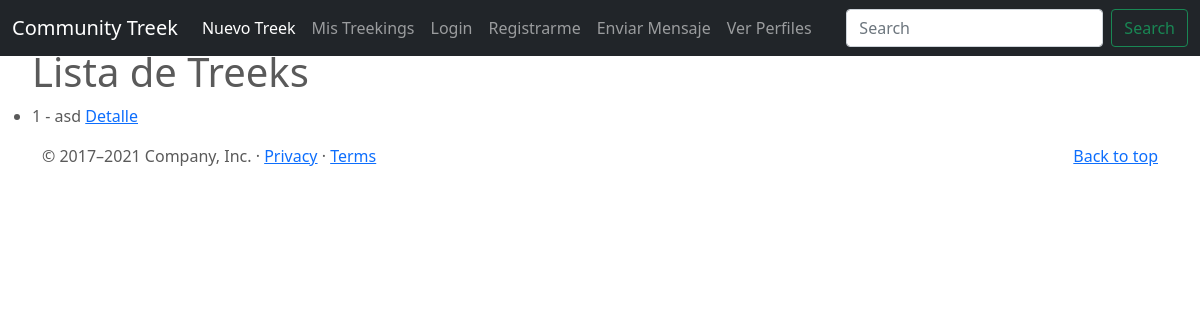
Page /post/list on the earlier database version.
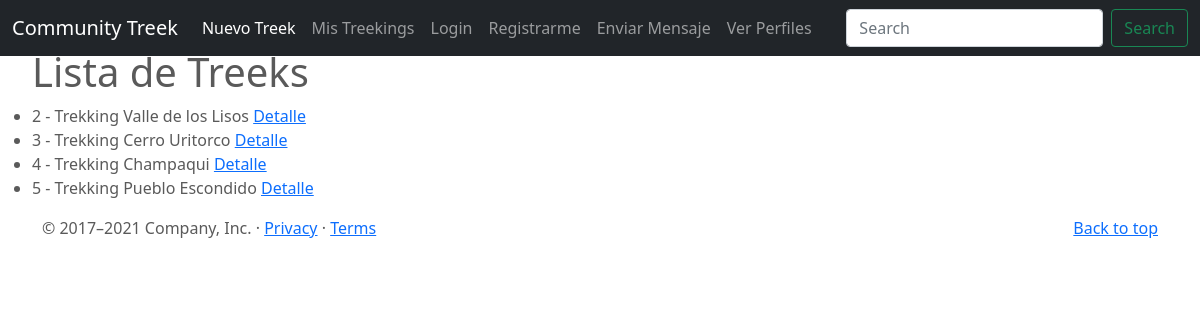
Same page on the later database version.
### CommunityTrekk/models.py (models this page shows)
class Post(models.Model):
    principal_title= models.CharField(max_length=100)
    principal_subtitle= models.CharField(max_length=500)
    heading= models.CharField(max_length=50)
    description= models.CharField(max_length=250)
    created_the= models.DateTimeField(auto_now_add= True)
    publisher= models.ForeignKey(to= User, on_delete= models.CASCADE, related_name="publisher")
    imagen = models.ImageField(upload_to= "posts", null= True, blank= True)
    imagen2 = models.ImageField(upload_to= "posts", null= True, blank= True)
    imagen3 = models.ImageField(upload_to= "posts", null= True, blank= True)
    trekk_value= models.CharField(max_length=10, default= "$0")
    trekk_duration= models.CharField(max_length=20, default= "1 día")
    def __str__(self):
        return f"{self.id} - {self.heading}"

### CommunityTrekk/views.py (the view)
# urls.py: path('post/list', PostList.as_view(), name="post-list"),
class PostList(ListView):
    model= Post

### CommunityTrekk/templates/CommunityTrekk/post_list.html (shortened to what this page needs)
{% extends "CommunityTrekk/base.html" %}
{% block main %}
<ul>
    <h1> Lista de Treeks </h1>
    {% for post in object_list %}
    <li>
        {{post}}
        <a href="{% url 'post-detail' post.id %}"> Detalle </a>
    </li>
    {% endfor%}
    </ul>
{% endblock %}

Differences in the rows shown:
removed Post: id+heading "1 - asd"
added Post: id+heading "2 - Trekking Valle de los Lisos"
added Post: id+heading "3 - Trekking Cerro Uritorco"
added Post: id+heading "4 - Trekking Champaqui"
added Post: id+heading "5 - Trekking Pueblo Escondido"
